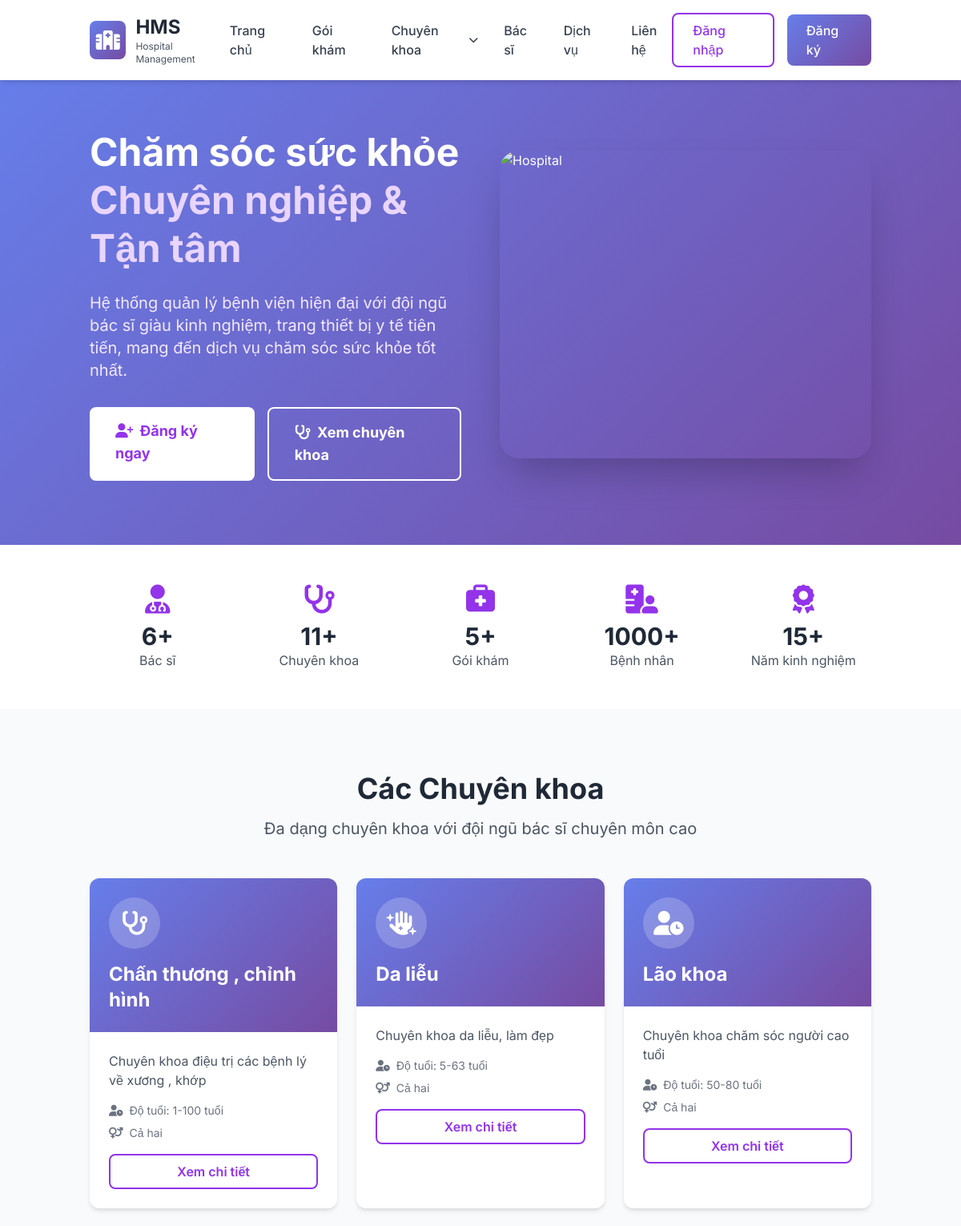
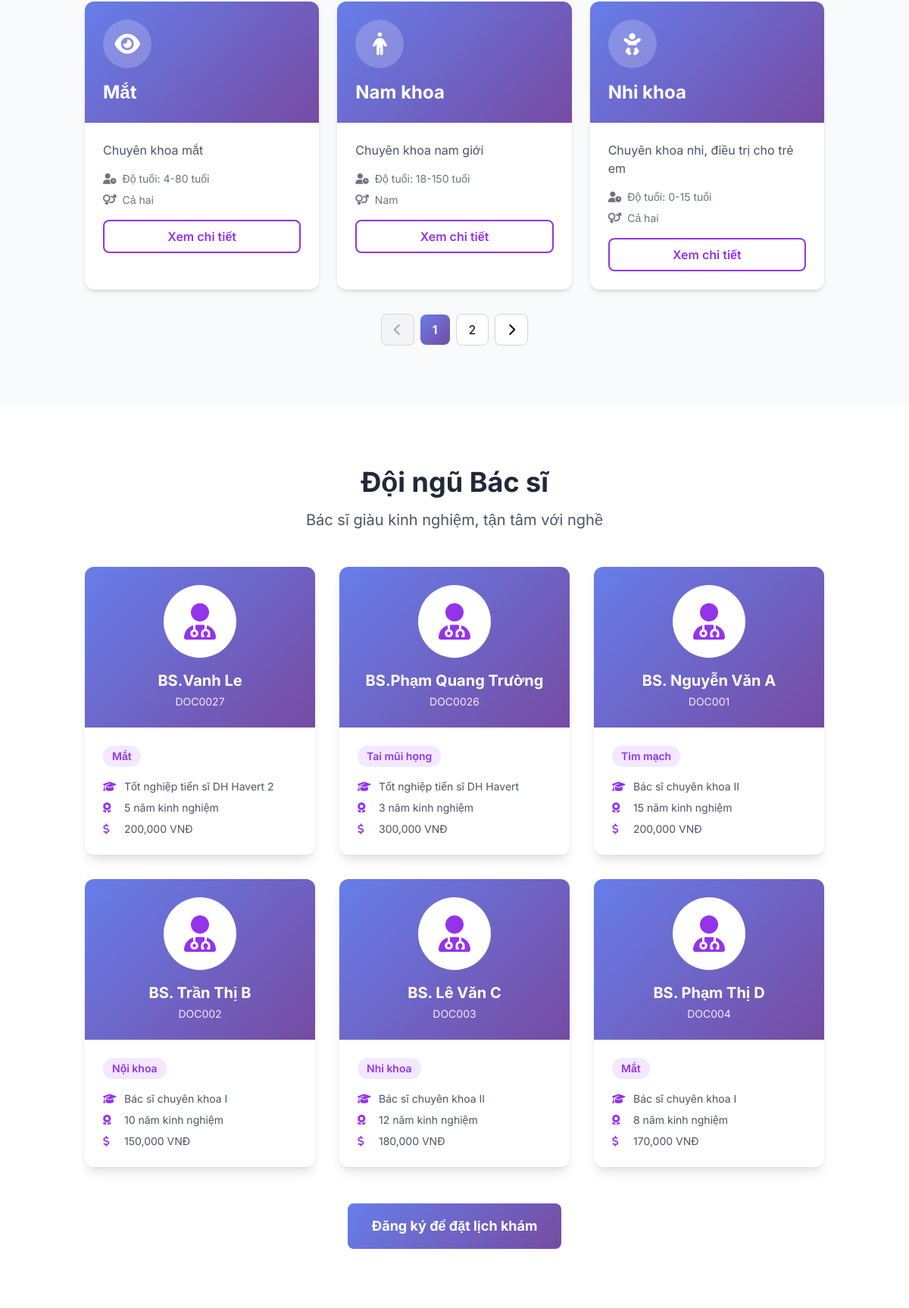
The page / (upper part) on the database its author committed (2 pictures, top to bottom).
### tables this page shows
CREATE TABLE `specializations` (
  `id` int(11) NOT NULL,
  `name` varchar(100) NOT NULL,
  `description` text DEFAULT NULL,
  `min_age` int(11) DEFAULT 0,
  `max_age` int(11) DEFAULT 150,
  `gender_requirement` enum('male','female','both') DEFAULT 'both',
  `icon` varchar(50) DEFAULT 'fa-stethoscope',
  `is_active` tinyint(1) DEFAULT 1,
  `created_at` timestamp NOT NULL DEFAULT current_timestamp(),
  `updated_at` timestamp NOT NULL DEFAULT current_timestamp() ON UPDATE current_timestamp()
);

CREATE TABLE `doctors` (
  `id` int(11) NOT NULL,
  `user_id` int(11) NOT NULL,
  `doctor_code` varchar(20) NOT NULL,
  `specialization_id` int(11) NOT NULL,
  `license_number` varchar(50) NOT NULL,
  `qualification` text DEFAULT NULL,
  `experience_years` int(11) DEFAULT 0,
  `consultation_fee` decimal(10,2) DEFAULT 0.00,
  `available_days` varchar(100) DEFAULT NULL,
  `available_hours` varchar(50) DEFAULT NULL,
  `bio` text DEFAULT NULL,
  `education` text DEFAULT NULL,
  `certifications` text DEFAULT NULL,
  `languages` varchar(255) DEFAULT NULL,
  `rating` decimal(3,2) DEFAULT 0.00,
  `total_patients` int(11) DEFAULT 0,
  `is_available` tinyint(1) DEFAULT 1,
  `created_at` timestamp NOT NULL DEFAULT current_timestamp(),
  `updated_at` timestamp NOT NULL DEFAULT current_timestamp() ON UPDATE current_timestamp()
);

CREATE TABLE `users` (
  `id` int(11) NOT NULL,
  `username` varchar(50) NOT NULL,
  `email` varchar(100) NOT NULL,
  `password` varchar(255) NOT NULL,
  `full_name` varchar(100) NOT NULL,
  `phone` varchar(20) DEFAULT NULL,
  `date_of_birth` date DEFAULT NULL,
  `gender` enum('male','female','other') DEFAULT 'other',
  `address` text DEFAULT NULL,
  `avatar` varchar(255) DEFAULT NULL,
  `role` enum('admin','doctor','patient','staff','receptionist') DEFAULT 'patient',
  `is_active` tinyint(1) DEFAULT 1,
  `created_at` timestamp NOT NULL DEFAULT current_timestamp(),
  `updated_at` timestamp NOT NULL DEFAULT current_timestamp() ON UPDATE current_timestamp()
);

### app/Views/home/index.php (the view, shortened to what the rows shown need)
<section id="home" class="hero-gradient text-white py-20">
    <div class="container mx-auto px-6">
        <div class="grid grid-cols-1 md:grid-cols-2 gap-12 items-center">
            <div>
                <h1 class="text-5xl font-bold mb-6 leading-tight">
                    Chăm sóc sức khỏe<br>
                    <span class="text-purple-200">Chuyên nghiệp & Tận tâm</span>
                </h1>
            </div>
        </div>
    </div>
</section>
<section id="specializations" class="py-20 bg-gray-50">
    <div class="container mx-auto px-6">
        <div class="text-center mb-12">
            <h2 class="text-4xl font-bold text-gray-800 mb-4">Các Chuyên khoa</h2>
        </div>
        <div class="grid grid-cols-1 md:grid-cols-2 lg:grid-cols-3 gap-6 mb-8">
            <?php
            $page = isset($_GET['page']) ? (int)$_GET['page'] : 1;
            $perPage = 6;
            $offset = ($page - 1) * $perPage;
            $pagedSpecs = array_slice($specializations, $offset, $perPage);
            foreach ($pagedSpecs as $spec):
            ?>
            <div class="bg-white rounded-xl shadow-md overflow-hidden card-hover">
                <div class="gradient-bg p-6 text-white">
                    <div class="flex items-center justify-between mb-4">
                        <div class="w-16 h-16 bg-white bg-opacity-20 rounded-full flex items-center justify-center">
                            <i class="fas <?= $spec['icon'] ?> text-3xl"></i>
                        </div>
                    </div>
                    <h3 class="text-2xl font-bold"><?= htmlspecialchars($spec['name']) ?></h3>
                </div>
                <div class="p-6">
                    <p class="text-gray-600 mb-4"><?= htmlspecialchars($spec['description']) ?></p>
                    <div class="flex items-center text-sm text-gray-500 mb-2">
                        <i class="fas fa-user-clock mr-2"></i>
                        Độ tuổi: <?= $spec['min_age'] ?>-<?= $spec['max_age'] ?> tuổi
                    </div>
                    <div class="flex items-center text-sm text-gray-500 mb-4">
                        <i class="fas fa-venus-mars mr-2"></i>
                        <?php
                        $genderLabels = ['both' => 'Cả hai', 'male' => 'Nam', 'female' => 'Nữ'];
                        echo $genderLabels[$spec['gender_requirement']];
                        ?>
                    </div>
                    <a href="<?= APP_URL ?>/specializations/<?= $spec['id'] ?>"
                       class="block w-full text-center px-4 py-2 border-2 border-purple-600 text-purple-600 rounded-lg hover:bg-purple-50 transition font-semibold">
                        Xem chi tiết
                    </a>
                </div>
            </div>
            <?php endforeach; ?>
        </div>
    </div>
</section>
<section id="doctors" class="py-20 bg-white">
    <div class="container mx-auto px-6">
        <div class="text-center mb-12">
            <h2 class="text-4xl font-bold text-gray-800 mb-4">Đội ngũ Bác sĩ</h2>
        </div>
        <div class="grid grid-cols-1 md:grid-cols-2 lg:grid-cols-3 gap-8">
            <?php foreach ($featured_doctors as $doctor): ?>
            <div class="bg-white rounded-xl shadow-lg overflow-hidden card-hover">
                <div class="gradient-bg p-6 text-white text-center">
                    <div class="w-24 h-24 bg-white rounded-full flex items-center justify-center mx-auto mb-4">
                        <i class="fas fa-user-md text-5xl text-purple-600"></i>
                    </div>
                    <h3 class="text-xl font-bold"><?= htmlspecialchars($doctor['full_name']) ?></h3>
                    <p class="text-purple-100 text-sm mt-1"><?= htmlspecialchars($doctor['doctor_code']) ?></p>
                </div>
                <div class="p-6">
                    <div class="mb-4">
                        <span class="inline-block px-3 py-1 bg-purple-100 text-purple-600 rounded-full text-sm font-semibold">
                            <?= htmlspecialchars($doctor['specialization']) ?>
                        </span>
                    </div>
                    <div class="space-y-2 text-sm text-gray-600">
                        <div class="flex items-center">
                            <i class="fas fa-graduation-cap text-purple-600 w-5 mr-2"></i>
                            <?= htmlspecialchars($doctor['qualification']) ?>
                        </div>
                        <div class="flex items-center">
                            <i class="fas fa-award text-purple-600 w-5 mr-2"></i>
                            <?= $doctor['experience_years'] ?> năm kinh nghiệm
                        </div>
                        <div class="flex items-center">
                            <i class="fas fa-dollar-sign text-purple-600 w-5 mr-2"></i>
                            <?= number_format($doctor['consultation_fee']) ?> VNĐ
                        </div>
                    </div>
                </div>
            </div>
            <?php endforeach; ?>
        </div>
    </div>
</section>
<?php
require_once APP_PATH . '/Views/layouts/landing.php';
?>

### rows shown on the page
specializations: name "Chấn thương , chỉnh hình", description "Chuyên khoa điệu trị các bệnh lý về xương , khớp", min_age "1", max_age "100", gender_requirement "Cả hai"
specializations: name "Da liễu", description "Chuyên khoa da liễu, làm đẹp", min_age "5", max_age "63", gender_requirement "Cả hai"
specializations: name "Lão khoa", description "Chuyên khoa chăm sóc người cao tuổi", min_age "50", max_age "80", gender_requirement "Cả hai"
specializations: name "Mắt", description "Chuyên khoa mắt", min_age "4", max_age "80", gender_requirement "Cả hai"
specializations: name "Nam khoa", description "Chuyên khoa nam giới", min_age "18", max_age "150", gender_requirement "Nam"
specializations: name "Nhi khoa", description "Chuyên khoa nhi, điều trị cho trẻ em", min_age "0", max_age "15", gender_requirement "Cả hai"
doctors: user.full_name "BS.Vanh Le", doctor_code "DOC0027", specialization.name "Mắt", qualification "Tốt nghiệp tiến sĩ DH Havert 2", experience_years "5", consultation_fee "200,000"
doctors: user.full_name "BS.Phạm Quang Trường", doctor_code "DOC0026", specialization.name "Tai mũi họng", qualification "Tốt nghiệp tiến sĩ DH Havert", experience_years "3", consultation_fee "300,000"
doctors: user.full_name "BS. Nguyễn Văn A", doctor_code "DOC001", specialization.name "Tim mạch", qualification "Bác sĩ chuyên khoa II", experience_years "15", consultation_fee "200,000"
doctors: user.full_name "BS. Trần Thị B", doctor_code "DOC002", specialization.name "Nội khoa", qualification "Bác sĩ chuyên khoa I", experience_years "10", consultation_fee "150,000"
doctors: user.full_name "BS. Lê Văn C", doctor_code "DOC003", specialization.name "Nhi khoa", qualification "Bác sĩ chuyên khoa II", experience_years "12", consultation_fee "180,000"
doctors: user.full_name "BS. Phạm Thị D", doctor_code "DOC004", specialization.name "Mắt", qualification "Bác sĩ chuyên khoa I", experience_years "8", consultation_fee "170,000"

### other values the page prints
count($featured_doctors) "6"
count($specializations) "11"
$package_count "5"
